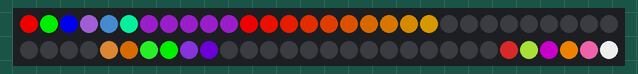
This sketch was run on a simulated Arduino Uno, built with avr-gcc and run on an emulated ATmega328P. On the bench: 60 RGB LEDs in strip order, left to right, continuing on the next row. Dim RGB values are drawn brighter than linear.

Above: at 0.1 s.
At 4.1 s:
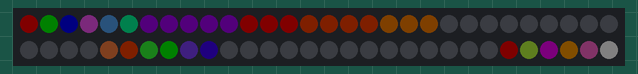
At 5.1 s:
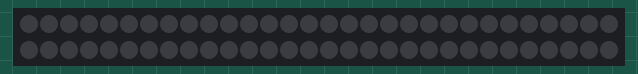

The sketch:

NeoPixel_Basics.ino
```cpp
// (licence header left out)
#include <FastLED.h>

#define LED_TYPE    WS2812B   // type of RGB LEDs
#define COLOR_ORDER GRB       // sequence of colors in data stream
#define NUM_LEDS    60        // 60 LEDs numbered [0..59]
#define DATA_PIN    2         // LED data pin
#define BRIGHTNESS  200       // brightness range [off..on] = [0..255]

// Define the array of RGB control data for each LED
CRGB leds[NUM_LEDS];

void setup() {

  // initialize library using CRGB LED array
  FastLED.addLeds<LED_TYPE, DATA_PIN, COLOR_ORDER>(leds, NUM_LEDS);

}

void loop() {

  // configure some LEDs by direct RGB level setting
  leds[0] = CRGB(255, 0, 0);
  leds[1] = CRGB(0, 255, 0);
  leds[2] = CRGB(0, 0, 255);

  leds[3].r = 128;
  leds[3].g = 75;
  leds[3].b = 170;

  leds[4].setRGB(50, 100, 150);
  leds[5] = 0x08FFA7;

  // use a routine to fill a block of LEDs with a fixed color
  fill_solid( &(leds[6]), 5 /*number of leds*/, CRGB(100, 20, 130));

  // use a routine to fill a block of LEDs with a rainbow
  fill_rainbow( &(leds[11]), 10 /*number of leds*/, 1 /*starting hue*/);

  // configure some LEDs using hue, saturation, brightness
  leds[39] = CHSV( HUE_PURPLE, 255, 255);
  leds[38] = CHSV( HUE_PURPLE, 150, 255);
  leds[37] = CHSV( HUE_GREEN, 255, 255);
  leds[36] = CHSV( HUE_GREEN, 150, 255);
  leds[35] = CHSV( HUE_ORANGE, 255, 255);
  leds[34] = CHSV( HUE_ORANGE, 150, 255);

  // configure some LEDs using predefined RGB web color names
  leds[59] = CRGB::White;
  leds[58] = CRGB::HotPink;
  leds[57] = CRGB::DarkOrange;
  leds[56] = CRGB::Purple;
  leds[55] = CRGB::YellowGreen;
  leds[54] = CRGB::FireBrick;

  // optionally set the overall brightness for all LEDs
  FastLED.setBrightness(BRIGHTNESS);

  // activate all changes to LEDs
  FastLED.show();

  // wait a while, then gradually reduce brightness to 0
  delay(1000);

  FastLED.setBrightness(150);
  FastLED.show();
  delay(1000);

  FastLED.setBrightness(75);
  FastLED.show();
  delay(1000);

  FastLED.setBrightness(10);
  FastLED.show();
  delay(1000);

  FastLED.setBrightness(5);
  FastLED.show();
  delay(1000);

  FastLED.setBrightness(0);
  FastLED.show();
  delay(1000);

}
```

Measured:
- by itself, everything shown: repeats every 6.0 s, in 6 steps
- what the display in image 1 shows lasts 1.0 s, from 4.0 s to 5.0 s
